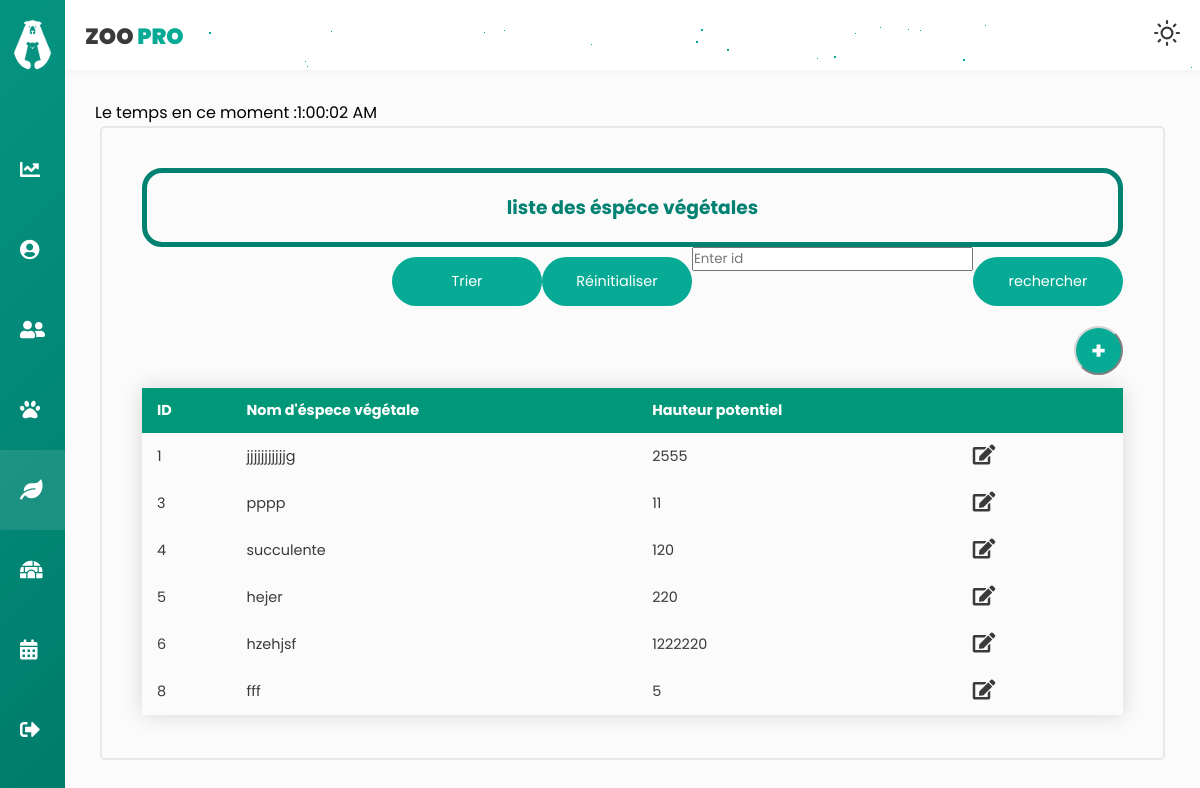
/especeC/afficherList (signed in), run on the app's committed database.
### tables this page shows
CREATE TABLE `espece` (
  `idE` int(11) NOT NULL,
  `nomE` varchar(255) NOT NULL,
  `hauteur` float NOT NULL
);

### app/libraries/Core.php (called while the page is built, shortened)
<?php
  class Core {
    protected $currentMethod = 'index';
    public function __construct(){
      $url = $this->getUrl();
      if(isset($url[0])){
      if(file_exists('../app/controllers/' . ucwords($url[0]). '.php')){
        unset($url[0]);
      }
    }
      $this->currentController = new $this->currentController;
      if(isset($url[1])){
        if(method_exists($this->currentController, $url[1])){
          $this->currentMethod = $url[1];
          unset($url[1]);
        }
      }
      $this->params = $url ? array_values($url) : [];
      call_user_func_array([$this->currentController, $this->currentMethod], $this->params);
    }
    public function getUrl(){
      if(isset($_GET['url'])){
        $url = rtrim($_GET['url'], '/');
        $url = filter_var($url, FILTER_SANITIZE_URL);
        $url = explode('/', $url);
        return $url;
      }
    }
  }

### app/require.php (called while the page is built, shortened)
<?php
    require_once 'libraries/Core.php';
    require_once 'libraries/Controller.php';
    require_once 'libraries/Database.php';
    $init = new Core();

### public/index.php (called while the page is built)
<?php
    require_once '../app/require.php';

### app/libraries/Database.php (called while the page is built, shortened)
<?php
    class Database {
        private $dbHost = DB_HOST;
        private $dbUser = DB_USER;
        private $dbPass = DB_PASS;
        private $dbName = DB_NAME;
        private $statement;
        private $dbHandler;
        public function __construct() {
            $conn = 'mysql:host=' . $this->dbHost . ';dbname=' . $this->dbName;
            $options = array(
                PDO::ATTR_PERSISTENT => true,
                PDO::ATTR_ERRMODE => PDO::ERRMODE_EXCEPTION
            );
            try {
                $this->dbHandler = new PDO($conn, $this->dbUser, $this->dbPass, $options);
            } catch (PDOException $e) {
                $this->error = $e->getMessage();
                echo $this->error;
            }
        }
        public function query($sql) {
            $this->statement = $this->dbHandler->prepare($sql);
        }
        public function execute() {
            return $this->statement->execute();
        }
        public function resultSet() {
            $this->execute();
            return $this->statement->fetchAll();
        }
    }

### app/models/especeM.php (called while the page is built, shortened)
<?php
class especeM
{
    private $db;
    public function __construct()
    {
        $this->db = new Database;
    }
    public function afficherespece(){
        $this->db->query('SELECT * FROM espece ');
        return $this->db->resultSet();
    }
    public function gethauteurSup()
    {
        $this->db->query('SELECT count(*) FROM espece WHERE hauteur >= 100');
        return $this->db->resultSet();
    }
    public function gethauteurInf()
    {
        $this->db->query('SELECT count(*) FROM espece WHERE hauteur < 100');
        return $this->db->resultSet();
    }
}

### app/controllers/especeC.php (the view, shortened to what this page needs)
<?php
class especeC extends Controller
{
    public function __construct()
    {
        $this->especeModel = $this->model('especeM');
    }
    public function afficherList($error = '')
    {
        $tab = $this->especeModel->afficherespece();
        $data = [
            'tab' => '',
            'sup' => '',
            'inf' => '',
            'errorAffiche' => ''
        ];
        foreach ($tab as $key => $value) {
            $data['tab'] .= '<tr class="tblRows" data='.$value[0]."-".$value[1]."-".$value[2].'>
            <td >'. $value[0] .'</td>
            <td>'. $value[1] .'</td>
            <td>'. $value[2] .'</td>
            <td> <i class="fas fa-edit updateButton" onclick="openFormModifier()">
        </tr>';
        }
    }
}

### public/css/espece.css (style rules this page uses)
.styled-table th, .styled-table td { padding: 12px 15px; }
.updateButton { cursor: pointer; font-size: 20px; font-weight: bold; }

### data on the page
espece: idE "1", nomE "jjjjjjjjjjjg", hauteur "2555"
espece: idE "3", nomE "pppp", hauteur "11"
espece: idE "4", nomE "succulente", hauteur "120"
espece: idE "5", nomE "hejer", hauteur "220"
espece: idE "6", nomE "hzehjsf", hauteur "1222220"
espece: idE "8", nomE "fff", hauteur "5"
